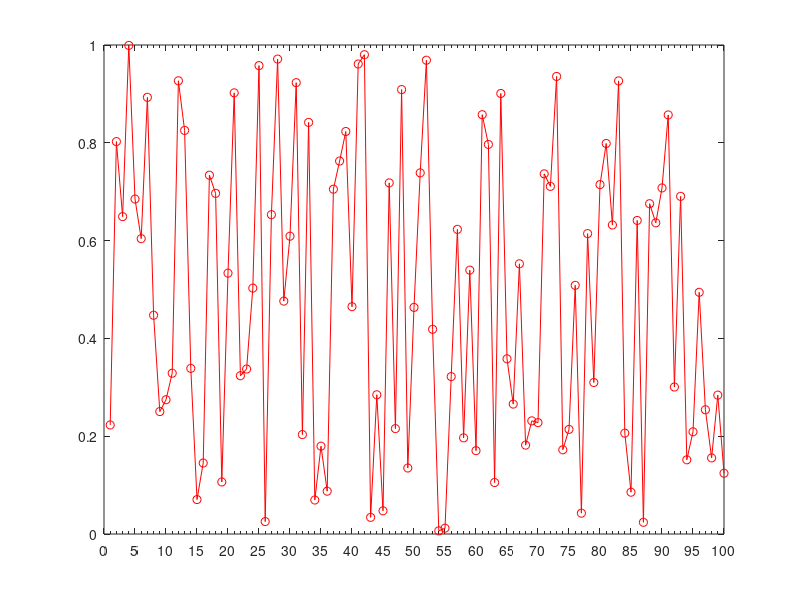

This figure's MATLAB source:
x=[1:100];
y=rand(1,100);
plot(x,y,'-ro')
set(gca,'XTick',0:5:100);
%rang = 0:5:100;
set(gca,'xminortick','on') 
%set(gca,'XTickLabel',rang);